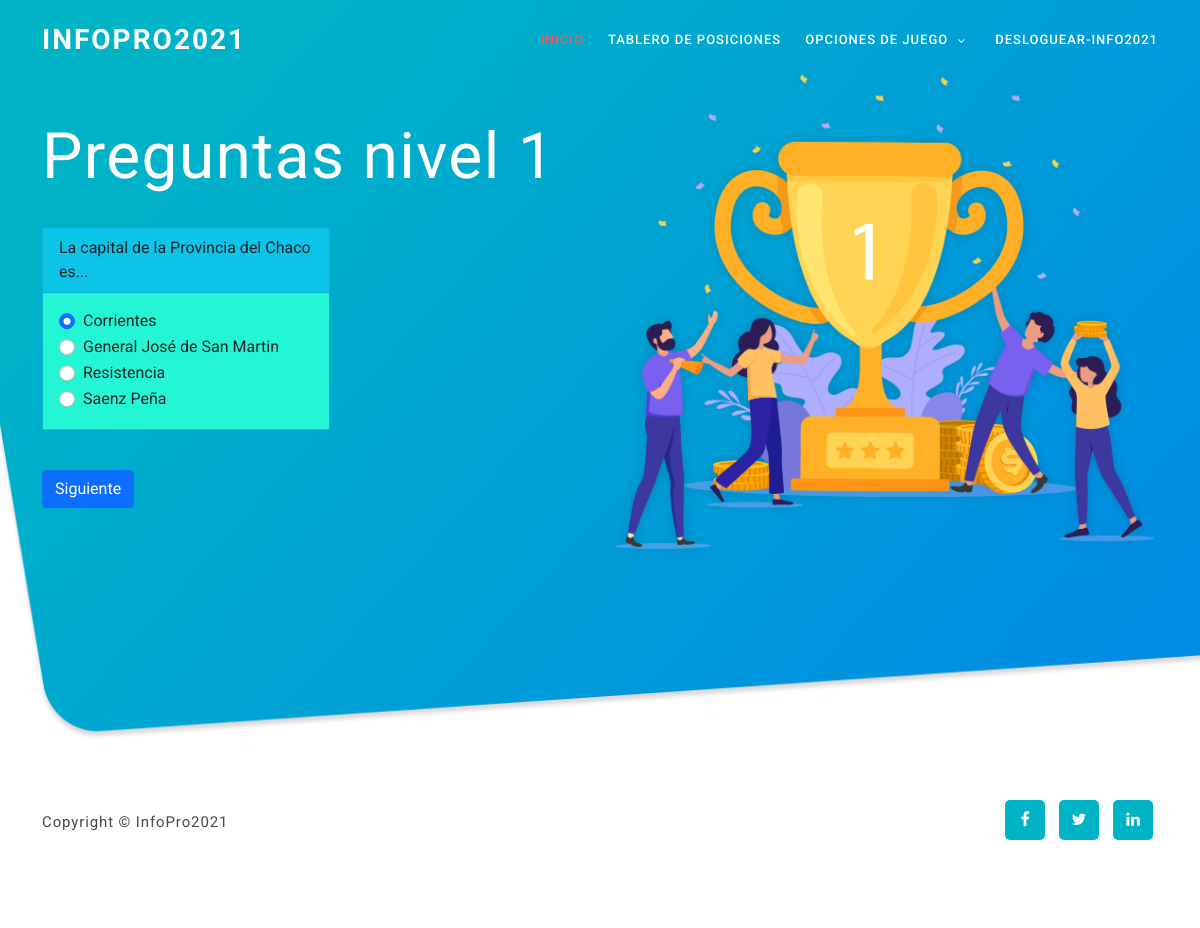
Page /jugar/1/1/ (signed in) on the committed database.
### preguntas/models.py (models this page shows, shortened)
class Pregunta(models.Model):
    pregunta=models.CharField(max_length=100)
    respuesta1=models.CharField(max_length=100)
    respuesta2=models.CharField(max_length=100)
    respuesta3=models.CharField(max_length=100)
    respuesta4=models.CharField(max_length=100)
    correcta=models.CharField(max_length=100)
    categoria=models.CharField(max_length=64,choices=opciones,default="Politica")
    dificultad=models.IntegerField(default=1)
    orden=models.IntegerField(default=1)

### preguntas/views.py (the view)
# urls.py: path('jugar/<int:dificultad>/<int:orden>/',views.jugar,name="jugar"),
def jugar(request,dificultad,orden):
    if not request.user.is_authenticated: #controla que este logueado el usuario, sino lo manda al login
        return redirect('login')
    else:
        jugador,created=Jugador.objects.get_or_create(nombre=request.user)
        jugador.resetearPuntaje()
        if request.method=='POST':
            preguntas=Pregunta.objects.filter(dificultad=dificultad,orden=orden)
            contador=orden+1
            puntaje=0
            respuesta=None
            correcta=None
            for p in preguntas:
                if p.correcta==request.POST.get(p.pregunta):
                    respuesta=request.POST.get(p.pregunta)
                    puntaje=puntaje+p.dificultad
                else:
                    correcta=p.correcta
            jugador.acumularPuntaje(puntaje)
            puntaje_juego=jugador.puntaje
            jugador.calcularPuntaje(jugador.puntaje)
            puntaje_total=jugador.puntaje_maximo
            contexto={
                'puntaje':puntaje,
                'correcta':correcta,
                'respuesta':respuesta,
                'contador':contador,
                'nivel':dificultad,
                'puntaje_juego':puntaje_juego,
                'puntaje_total':puntaje_total
            }
            return render(request,'preguntas/resultados.html',contexto)
        else:
            preguntas=Pregunta.objects.all()
            return render(request,'preguntas/jugar.html',{
                'preguntas':preguntas,
                'nivel':dificultad,
                'orden':orden,
            })

### preguntas/models.py (called while the page is built)
    def resetearPuntaje(self):
        self.puntaje=0
        self.save()

### preguntas/templates/preguntas/jugar.html (shortened to what this page needs)
{% extends "preguntas/layout.html" %}
{% block body %}
    <h1 >Preguntas nivel {{nivel}}</h1>
   <form method="POST" action="" >
    {% for p in preguntas %}
    {% if p.dificultad == nivel %}
    {% if p.orden == orden %}
    <div class="card text-dark bg-info mb-3" style="max-width: 18rem; ">
        <div class="card-header" >{{p.pregunta}}</div>
        <div class="card-body" style="background-color:#23F5D5;">
            <div class="form-check">
                <input class="form-check-input" type="radio" name="{{p.pregunta}}" id="radio1" value="{{p.respuesta1}}" checked>
                <label class="form-check-label" for="radio1">
                    {{p.respuesta1}}
                </label>
            </div>
            <div class="form-check">
                <input class="form-check-input" type="radio" name="{{p.pregunta}}" id="radio2" value="{{p.respuesta2}}">
                <label class="form-check-label" for="radio2">
                    {{p.respuesta2}}
                </label>
            </div>
            <div class="form-check">
                <input class="form-check-input" type="radio" name="{{p.pregunta}}" id="radio3" value="{{p.respuesta3}}">
                <label class="form-check-label" for="radio3">
                    {{p.respuesta3}}
                </label>
            </div>
            <div class="form-check">
                <input class="form-check-input" type="radio" name="{{p.pregunta}}" id="radio4" value="{{p.respuesta4}}">
                <label class="form-check-label" for="radio4">
                    {{p.respuesta4}}
                </label>
            </div>
        </div>
      </div>
      {% endif %}
    {% endif %}
    {% endfor %}
    <br>
    <button type="submit" class="btn btn-primary">Siguiente</button>
   </form>
{% endblock %}

### preguntas/templates/preguntas/layout.html (shortened to what this page needs)
{% load static %}
<!DOCTYPE html>
<html lang="es">
  <head>
    <link href="https://cdn.jsdelivr.net/npm/bootstrap@5.1.0/dist/css/bootstrap.min.css" rel="stylesheet">
    <link rel="stylesheet" href="https://cdnjs.cloudflare.com/ajax/libs/font-awesome/4.7.0/css/font-awesome.min.css">
    <link rel="stylesheet" type="text/css" href="{% static 'css/templatemo-art-factory.css' %}">
    <link rel="stylesheet" type="text/css" href="{% static 'css/owl-carousel.css' %}">
    </head>
    <body>
    <header class="header-area header-sticky">
        <div class="container">
            <div class="row">
                <div class="col-12">
                    <nav class="main-nav">
                        <a href="{% url 'index' %}" class="logo">InfoPro2021</a>
                        <ul class="nav">
                            <li class="scroll-to-section"><a href="{% url 'index' %}" class="active">Inicio</a></li>
                            {% if user.is_authenticated %}
                            <li class="scroll-to-section"><a href="{% url 'tablero' %}">Tablero de posiciones</a></li>
                            <li class="submenu">
                              <a href="javascript:;">Opciones de juego</a>
                          </li>
                            <li class="scroll-to-section"><a href="{% url 'logout_user' %}">Desloguear-{{request.user}}</a></li>
                            {% endif %}
                        </ul>
                    </nav>
                </div>
            </div>
        </div>
    </header>
    <div class="welcome-area" id="welcome">
        <div class="header-text">
            <div class="container">
                <div class="row">
                    <div class="left-text col-lg-6 col-md-6 col-sm-12 col-xs-12" data-scroll-reveal="enter left move 30px over 0.6s after 0.4s">
                        {% block body %}
                        {% endblock %}
                    </div>
                    <div class="col-lg-6 col-md-6 col-sm-12 col-xs-12" data-scroll-reveal="enter right move 30px over 0.6s after 0.4s">
                        <img src="{% static 'images/slider-icon.png' %}" class="rounded img-fluid d-block mx-auto" alt="First Vector Graphic">
                    </div>
                </div>
            </div>
        </div>
    </div>
    <footer>
        <div class="container">
            <div class="row">
                <div class="col-lg-7 col-md-12 col-sm-12">
                    <p class="copyright">Copyright &copy; InfoPro2021
                </p>
                </div>
                <div class="col-lg-5 col-md-12 col-sm-12">
                    <ul class="social">
                        <li><a href="#"><i class="fa fa-facebook"></i></a></li>
                        <li><a href="#"><i class="fa fa-twitter"></i></a></li>
                        <li><a href="#"><i class="fa fa-linkedin"></i></a></li>
                    </ul>
                </div>
            </div>
        </div>
    </footer>
  </body>
</html>

### preguntas/static/css/templatemo-art-factory.css (style rules this page uses)
html, body, div, span, applet, object, iframe, h1, h2, h3, h4, h5, h6, p, blockquote, div pre, a, abbr, acronym, address, big, cite, code, del, dfn, em, font, img, ins, kbd, q, s, samp, small, strike, strong, sub, sup, tt, var, b, u, i, center, dl, dt, dd, ol, ul, li, figure, header, nav, section, article, aside, footer, figcaption { margin: 0; padding: 0; border: 0; outline: 0; }
ul, li { padding: 0; margin: 0; list-style: none; }
header, nav, section, article, aside, footer, hgroup { display: block; }
* { box-sizing: border-box; }
html, body { font-family: "Roboto", sans-serif; font-weight: 400; background-color: #fff; font-size: 16px; -ms-text-size-adjust: 100%; -webkit-font-smoothing: antialiased; -moz-osx-font-smoothing: grayscale; }
a { text-decoration: none !important; }
h1, h2, h3, h4, h5, h6 { margin-top: 0px; margin-bottom: 0px; }
ul { margin-bottom: 0px; }
p { font-size: 15px; line-height: 25px; color: #4a4a4a; }
html, body { background: #fff; font-family: "Roboto", sans-serif; }
.header-area { position: absolute; top: 0px; left: 0px; right: 0px; z-index: 100; height: 100px; -webkit-transition: all 0.5s ease 0s; -moz-transition: all 0.5s ease 0s; -o-transition: all 0.5s ease 0s; transition: all 0.5s ease 0s; }
.header-area .main-nav { min-height: 80px; background: transparent; }
.header-area .main-nav .logo { line-height: 80px; color: #fff; font-size: 28px; font-weight: 700; text-transform: uppercase; letter-spacing: 2px; float: left; -webkit-transition: all 0.3s ease 0s; -moz-transition: all 0.3s ease 0s; -o-transition: all 0.3s ease 0s; transition: all 0.3s ease 0s; }
.header-area .main-nav .nav { float: right; margin-top: 27px; margin-left: 20px; margin-right: 0px; -webkit-transition: all 0.3s ease 0s; -moz-transition: all 0.3s ease 0s; -o-transition: all 0.3s ease 0s; transition: all 0.3s ease 0s; position: relative; z-index: 999; }
.header-area .main-nav .nav li { padding-left: 20px; padding-right: 20px; }
.header-area .main-nav .nav li:last-child { padding-right: 0px; }
.header-area .main-nav .nav li a { display: block; font-weight: 500; font-size: 13px; color: #fff; text-transform: uppercase; -webkit-transition: all 0.3s ease 0s; -moz-transition: all 0.3s ease 0s; -o-transition: all 0.3s ease 0s; transition: all 0.3s ease 0s; height: 40px; line-height: 40px; border: transparent; letter-spacing: 1px; }
.header-area .main-nav .nav li.submenu { position: relative; padding-right: 35px; }
.header-area .main-nav .nav li.submenu:after { font-family: FontAwesome; content: "\f107"; font-size: 12px; color: #fff; position: absolute; right: 18px; top: 12px; }
.header-area.header-sticky { min-height: 80px; }
.header-area.header-sticky .nav { margin-top: 20px !important; }
.header-area.header-sticky .nav li a.active { color: #f55858; }
@media (max-width: 1200px) { .header-area .main-nav .nav li { padding-left: 12px; padding-right: 12px; } }
@media (max-width: 1200px) { .header-area .main-nav:before { display: none; } }
@media (min-width: 992px) { .header-area .main-nav .nav { display: flex !important; } }
#welcome { overflow: hidden; position: relative; display: flex; align-items: center; justify-content: center; background-image: url(../images/banner-bg.png); background-repeat: no-repeat; background-size: cover; width: 100%; height: 105vh; margin-top: -10vh; }
.welcome-area .header-text { position: absolute; top: 55%; transform: translateY(-60%); text-align: left; width: 100%; }
.welcome-area .header-text .left-text { align-self: center; }
.welcome-area .header-text h1 { font-weight: 400; font-size: 64px; line-height: 80px; letter-spacing: 1.4px; margin-bottom: 30px; color: #fff; }
footer { background-color: #fff; padding: 60px 0px; }
footer .social { overflow: hidden; text-align: right; }
footer .social li { margin: 0px 5px; display: inline-block; }
footer .social li a { color: #fff; text-align: center; background-color: #00b4c6; width: 40px; height: 40px; line-height: 40px; border-radius: 5px; display: inline-block; font-size: 16px; -webkit-transition: all 0.3s ease 0s; -moz-transition: all 0.3s ease 0s; -o-transition: all 0.3s ease 0s; transition: all 0.3s ease 0s; }
footer .copyright { margin-top: 10px; font-weight: 400; font-size: 15px; color: #4a4a4a; letter-spacing: 0.88px; text-transform: capitalize; }

### rows in the picture
Pregunta: pregunta "La capital de la Provincia del Chaco es...", respuesta1 "Corrientes", respuesta2 "General José de San Martin", respuesta3 "Resistencia", respuesta4 "Saenz Peña"

### other values in the picture
{{ request.user }} "INFO2021"
{{ nivel }} "1"
